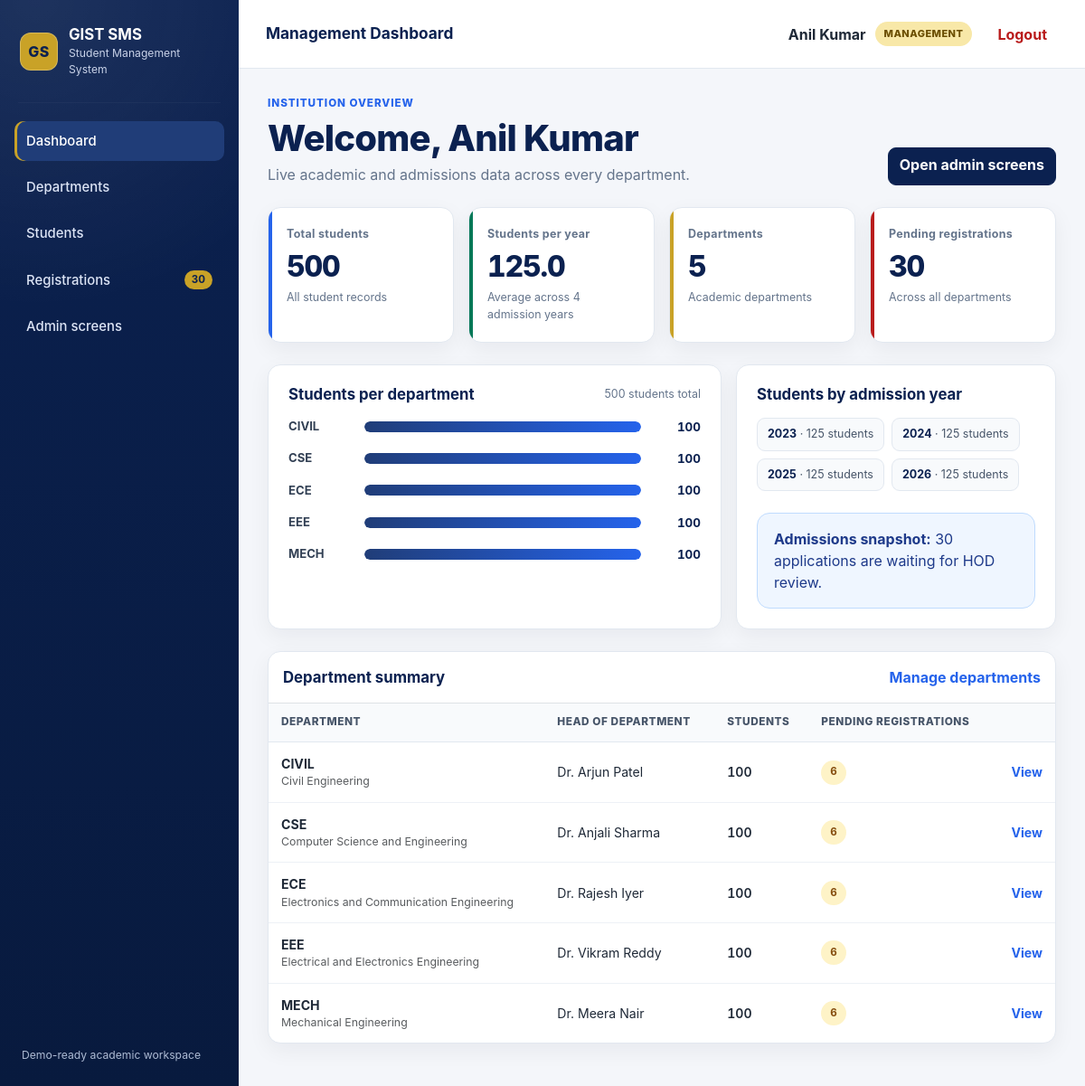
Screenshot of /management (signed in) with the database file from the repository.
### app/models/users.py (models this page shows)
class User(SQLModel, table=True):
    __tablename__ = "user"
    id: int | None = Field(default=None, primary_key=True)
    username: str = Field(
        unique=True,
        index=True,
        max_length=100
    )
    full_name: str = Field(max_length=150)
    email: str = Field(max_length=150)
    password_hash: str
    role: Role
    department_id: int | None = Field(
        default=None,
        foreign_key="department.id"
    )
    is_active: bool = Field(default=True)
    must_change_password: bool = Field(default=False)
    created_at: datetime = Field(
        default_factory=datetime.utcnow
    )

### app/models/aca.py (models this page shows)
class Department(SQLModel, table=True):
    __tablename__ = "department"
    id: int | None = Field(default=None, primary_key=True)
    code: str = Field(
        unique=True,
        index=True,
        max_length=10
    )
    name: str = Field(max_length=100)
    intake: int = Field(default=120)
    hod_user_id: int | None = Field(
        default=None,
        foreign_key="user.id"
    )

### app/routers/management.py (the view)
@router.get("/management")
def dashboard(
    request: Request,
    session: Session = Depends(get_session),
    management: User = Depends(require_management),
):
    dashboard_data = management_dashboard_data(session)
    return request.app.state.templates.TemplateResponse(
        request=request,
        name="management/dashboard.html",
        context={
            "title": "Management Dashboard",
            "app_name": settings.APP_NAME,
            "current_user": management,
            "menu_links": build_role_menu(
                "management",
                "dashboard",
                pending_count=dashboard_data["pending_registrations"],
            ),
            "dashboard": dashboard_data,
        },
    )

### app/templates/management/dashboard.html
{% extends "base.html" %}
{% block content %}
<div class="page-intro">
    <div>
        <span class="eyebrow">Institution overview</span>
        <h1>Welcome, {{ current_user.full_name }}</h1>
        <p>Live academic and admissions data across every department.</p>
    </div>
    <a href="/admin" class="btn btn-primary">Open admin screens</a>
</div>
<div class="row g-3 mb-4">
    <div class="col-6 col-xl-3">
        <div class="kpi-card h-100">
            <div class="kpi-label">Total students</div>
            <div class="kpi-number">{{ dashboard.total_students }}</div>
            <div class="kpi-caption">All student records</div>
        </div>
    </div>
    <div class="col-6 col-xl-3">
        <div class="kpi-card h-100 kpi-success">
            <div class="kpi-label">Students per year</div>
            <div class="kpi-number">{{ dashboard.students_per_year }}</div>
            <div class="kpi-caption">
                Average across {{ dashboard.year_count }} admission years
            </div>
        </div>
    </div>
    <div class="col-6 col-xl-3">
        <div class="kpi-card h-100 kpi-warning">
            <div class="kpi-label">Departments</div>
            <div class="kpi-number">{{ dashboard.total_departments }}</div>
            <div class="kpi-caption">Academic departments</div>
        </div>
    </div>
    <div class="col-6 col-xl-3">
        <div class="kpi-card h-100 kpi-danger">
            <div class="kpi-label">Pending registrations</div>
            <div class="kpi-number">{{ dashboard.pending_registrations }}</div>
            <div class="kpi-caption">Across all departments</div>
        </div>
    </div>
</div>
<div class="row g-3 mb-4">
    <div class="col-xl-7">
        <div class="custom-card h-100">
            <div class="section-heading-row">
                <h2 class="section-heading">Students per department</h2>
                <span class="kpi-caption mt-0">{{ dashboard.total_students }} students total</span>
            </div>
            <div class="bar-chart" role="img"
                 aria-label="Bar chart showing student count for each department">
                {% for row in dashboard.department_rows %}
                    <div class="bar-chart-row">
                        <span class="bar-chart-label">{{ row.department.code }}</span>
                        <div class="bar-track"
                             aria-hidden="true">
                            <div class="bar-fill" style="width: {{ row.chart_percent }}%"></div>
                        </div>
                        <span class="bar-value">{{ row.student_count }}</span>
                    </div>
                {% else %}
                    <p class="text-muted mb-0">No departments are available.</p>
                {% endfor %}
            </div>
        </div>
    </div>
    <div class="col-xl-5">
        <div class="custom-card h-100">
            <h2 class="section-heading">Students by admission year</h2>
            <div class="year-breakdown">
                {% for row in dashboard.students_by_year %}
                    <span class="year-chip">
                        <strong>{{ row.year }}</strong> · {{ row.count }} students
                    </span>
                {% else %}
                    <span class="text-muted">No admission years are available.</span>
                {% endfor %}
            </div>
            <div class="info-banner mt-4">
                <strong>Admissions snapshot:</strong>
                {{ dashboard.pending_registrations }} applications are waiting for HOD review.
            </div>
        </div>
    </div>
</div>
<div class="custom-card p-0">
    <div class="section-heading-row p-3 mb-0 border-bottom">
        <h2 class="section-heading">Department summary</h2>
        <a class="subtle-link" href="/admin/department/list">Manage departments</a>
    </div>
    <div class="data-table-wrap">
        <table class="data-table">
            <thead>
                <tr>
                    <th scope="col">Department</th>
                    <th scope="col">Head of Department</th>
                    <th scope="col">Students</th>
                    <th scope="col">Pending registrations</th>
                    <th scope="col"><span class="visually-hidden">Actions</span></th>
                </tr>
            </thead>
            <tbody>
                {% for row in dashboard.department_rows %}
                    <tr>
                        <td>
                            <strong>{{ row.department.code }}</strong>
                            <span class="d-block text-muted small">{{ row.department.name }}</span>
                        </td>
                        <td>{{ row.hod_name }}</td>
                        <td class="numeric fw-semibold">{{ row.student_count }}</td>
                        <td>
                            <span class="status-pill status-pending">{{ row.pending_count }}</span>
                        </td>
                        <td class="text-end">
                            <a class="subtle-link" href="/admin/department/list">View</a>
                        </td>
                    </tr>
                {% else %}
                    <tr>
                        <td colspan="5" class="table-empty">No departments are available.</td>
                    </tr>
                {% endfor %}
            </tbody>
        </table>
    </div>
</div>
{% endblock %}

### app/templates/base.html (shortened to what this page needs)
<!DOCTYPE html>
<html lang="en">
<head>
    <link href="https://cdn.jsdelivr.net/npm/bootstrap@5.3.3/dist/css/bootstrap.min.css"
          rel="stylesheet">
    <link href="{{ url_for('static', path='/css/app.css') }}"
          rel="stylesheet">
</head>
<body class="dashboard-body">
<div class="dashboard-wrapper">
    <aside class="sidebar offcanvas-lg offcanvas-start"
           tabindex="-1"
           id="roleSidebar"
           aria-label="Role navigation">
        <div class="sidebar-brand">
            <span class="brand-mark" aria-hidden="true">GS</span>
            <div>
                <h4>{{ app_name | default("GIST SMS") }}</h4>
                <small>Student Management System</small>
            </div>
        </div>
        <hr class="sidebar-divider">
        <nav class="sidebar-menu" aria-label="Dashboard menu">
            {% for item in menu_links | default([]) %}
                {% set is_active = item.active if item.active is defined else (request.url.path == item.url) %}
                {% if item.disabled | default(false) %}
                    <span class="sidebar-link is-disabled"
                          role="link"
                          aria-disabled="true">
                        <span class="sidebar-label">{{ item.label }}</span>
                        {% if item.day_label | default('') %}
                            <span class="menu-day">{{ item.day_label }}</span>
                        {% endif %}
                    </span>
                {% else %}
                    <a href="{{ item.url }}"
                       class="sidebar-link {% if is_active %}active{% endif %}"
                       {% if is_active %}aria-current="page"{% endif %}>
                        <span class="sidebar-label">{{ item.label }}</span>
                        {% if item.badge | default(none) %}
                            <span class="menu-badge">{{ item.badge }}</span>
                        {% endif %}
                    </a>
                {% endif %}
            {% endfor %}
        </nav>
        <div class="sidebar-footer">
            <span>Demo-ready academic workspace</span>
        </div>
    </aside>
    <main class="main-content" id="main-content" tabindex="-1">
        <header class="topbar">
            <div class="topbar-title">
                <div>
                    <h5 class="page-heading">{{ title | default("Dashboard") }}</h5>
                </div>
            </div>
            {% set display_name = current_user.full_name if current_user is defined and current_user.full_name is defined else (current_user.name if current_user is defined and current_user.name is defined else "User") %}
            {% set role_label = current_user.role.value if current_user is defined and current_user.role is defined and current_user.role.value is defined else (current_user.role if current_user is defined and current_user.role is defined else "Guest") %}
            <div class="user-info">
                <div class="user-copy">
                    <span class="user-name">{{ display_name }}</span>
                    <span class="role-badge">{{ role_label | replace("_", " ") | title }}</span>
                </div>
                <a href="/logout" class="logout-link">Logout</a>
            </div>
        </header>
        <section class="content-area">
            {% block content %}{% endblock %}
        </section>
    </main>
</div>
</body>
</html>

### rows the page displays
User: full_name "Anil Kumar", role "MANAGEMENT"
User: department.code "CIVIL", {{ row.chart_percent }} 100.0 (drawn), student_count "100", department.name "Civil Engineering", hod_name "Dr. Arjun Patel", pending_count "6"
User: department.code "CSE", {{ row.chart_percent }} 100.0 (drawn), student_count "100", department.name "Computer Science and Engineering", hod_name "Dr. Anjali Sharma", pending_count "6"
User: department.code "ECE", {{ row.chart_percent }} 100.0 (drawn), student_count "100", department.name "Electronics and Communication Engineering", hod_name "Dr. Rajesh Iyer", pending_count "6"
User: department.code "EEE", {{ row.chart_percent }} 100.0 (drawn), student_count "100", department.name "Electrical and Electronics Engineering", hod_name "Dr. Vikram Reddy", pending_count "6"
User: department.code "MECH", {{ row.chart_percent }} 100.0 (drawn), student_count "100", department.name "Mechanical Engineering", hod_name "Dr. Meera Nair", pending_count "6"

### other values shown
{{ app_name | default("GIST SMS") }} "GIST SMS"
{{ item.label }} "Dashboard" "Departments" "Students" "Registrations" "Admin screens"
{{ item.badge }} "30"
{{ title | default("Dashboard") }} "Management Dashboard"
{{ dashboard.total_students }} "500"
{{ dashboard.students_per_year }} "125.0"
{{ dashboard.year_count }} "4"
{{ dashboard.total_departments }} "5"
{{ dashboard.pending_registrations }} "30"
{{ row.year }} "2023" "2024" "2025" "2026"
{{ row.count }} "125" "125" "125" "125"
